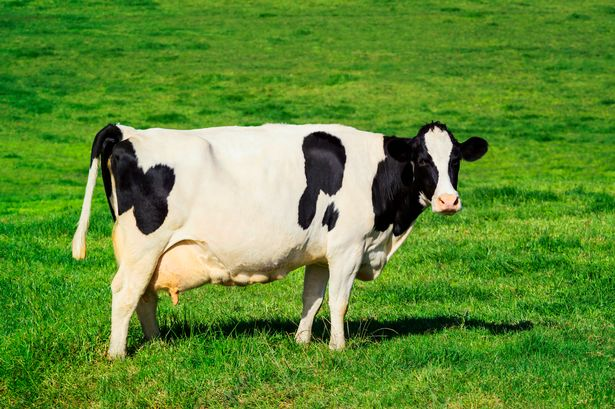
%> input picture AlgoTenemos/cow1.jpg, 615 x 409 px
$ octave --eval "result = histRGB(imread('cow1.jpg'));"   (GNU Octave 9; MATLAB toolbox functions it lacks are replaced by stand-ins)
%> lines starting %> are read from the running program, lines starting %| are printed output that depends on the picture
% Copyright Sidra Riaz (c), 2016
% PhD student in Sogang University. Korea
% sidra@sogang.ac.kr

function [rgbH] = histRGB(I)


if (size(I, 3) ~= 3)
    error('Input image must be RGB.')
end

nBins = 256;

rHist = imhist(I(:,:,1), nBins);
gHist = imhist(I(:,:,2), nBins);
bHist = imhist(I(:,:,3), nBins);

%RGBHIST Histogram Plot
hFig = figure;

subplot(2,1,1);
imshow(I);
title('Input image');

subplot(2,1,2);
h(1) = area(1:nBins, rHist, 'FaceColor', 'r'); hold on;
h(2) = area(1:nBins, gHist,  'FaceColor', 'g'); hold on;
h(3) = area(1:nBins, bHist,  'FaceColor', 'b'); hold on;
title('RGB image histogram');
rgbH = zeros(3,256);
rgbH(1,:) = rHist;
rgbH(2,:) = gHist;
rgbH(3,:) = bHist;
end
%> in histRGB, `rHist = imhist(I(:,:,1), nBins);`: rHist = 256 values, max 3227 at index 1, min 55 at index 188, mean 982.6
%> in histRGB, `gHist = imhist(I(:,:,2), nBins);`: gHist = 256 values, max 3940 at index 140, min 3 at index 255, mean 982.6
%> in histRGB, `bHist = imhist(I(:,:,3), nBins);`: bHist = 256 values, max 20669 at index 1, min 0 at index 245, mean 982.6
%> `result = histRGB(imread('cow1.jpg'));`:
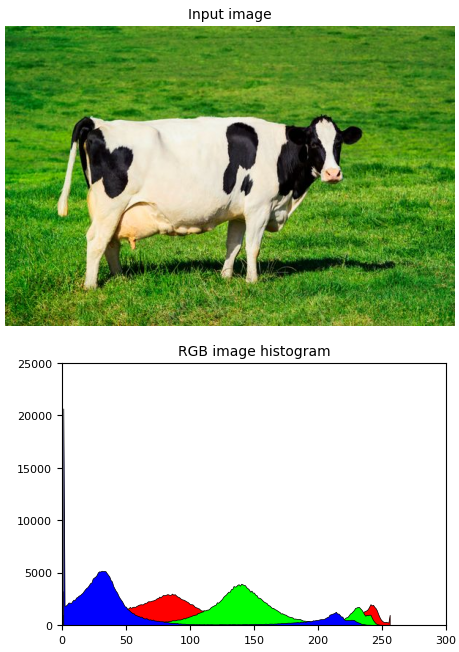
%> figure redrawn from the program's plot data, 2 panels
%> `result = histRGB(imread('cow1.jpg'));`: result = 256 columns, first 8: [3227 782 677 764 670 651 646 695; 970 509 439 323 329 337 298 306; 20669 1834 1862 1971 2142 2136 2089 2284]
